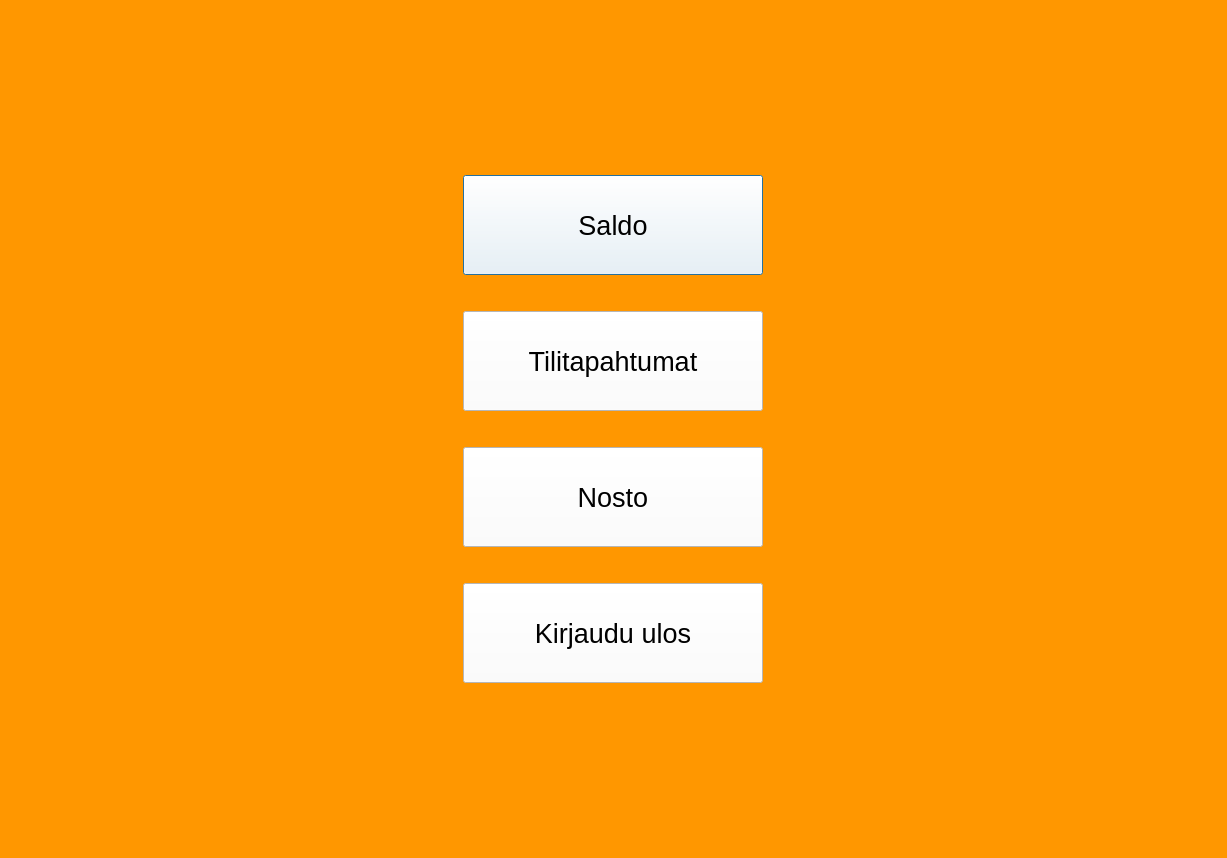
<?xml version="1.0" encoding="UTF-8"?>
<ui version="4.0">
 <class>Paasivu</class>
 <widget class="QDialog" name="Paasivu">
  <property name="geometry">
   <rect>
    <x>0</x>
    <y>0</y>
    <width>1227</width>
    <height>858</height>
   </rect>
  </property>
  <property name="windowTitle">
   <string>Dialog</string>
  </property>
  <property name="styleSheet">
   <string notr="true">background-color: rgb(255, 151, 0);</string>
  </property>
  <layout class="QGridLayout" name="gridLayout">
   <item row="0" column="0">
    <layout class="QVBoxLayout" name="verticalLayout">
     <item>
      <widget class="QPushButton" name="pushButton_Saldo">
       <property name="sizePolicy">
        <sizepolicy hsizetype="Expanding" vsizetype="Expanding">
         <horstretch>0</horstretch>
         <verstretch>0</verstretch>
        </sizepolicy>
       </property>
       <property name="maximumSize">
        <size>
         <width>300</width>
         <height>100</height>
        </size>
       </property>
       <property name="font">
        <font>
         <pointsize>20</pointsize>
        </font>
       </property>
       <property name="styleSheet">
        <string notr="true">background-color: rgb(255, 255, 255);</string>
       </property>
       <property name="text">
        <string>Saldo</string>
       </property>
      </widget>
     </item>
     <item>
      <spacer name="verticalSpacer">
       <property name="orientation">
        <enum>Qt::Vertical</enum>
       </property>
       <property name="sizeType">
        <enum>QSizePolicy::Fixed</enum>
       </property>
       <property name="sizeHint" stdset="0">
        <size>
         <width>20</width>
         <height>30</height>
        </size>
       </property>
      </spacer>
     </item>
     <item>
      <widget class="QPushButton" name="pushButton_Tilitapahtumat">
       <property name="sizePolicy">
        <sizepolicy hsizetype="Expanding" vsizetype="Expanding">
         <horstretch>0</horstretch>
         <verstretch>0</verstretch>
        </sizepolicy>
       </property>
       <property name="maximumSize">
        <size>
         <width>300</width>
         <height>100</height>
        </size>
       </property>
       <property name="font">
        <font>
         <pointsize>20</pointsize>
        </font>
       </property>
       <property name="styleSheet">
        <string notr="true">background-color: rgb(255, 255, 255);</string>
       </property>
       <property name="text">
        <string>Tilitapahtumat</string>
       </property>
      </widget>
     </item>
     <item>
      <spacer name="verticalSpacer_2">
       <property name="orientation">
        <enum>Qt::Vertical</enum>
       </property>
       <property name="sizeType">
        <enum>QSizePolicy::Fixed</enum>
       </property>
       <property name="sizeHint" stdset="0">
        <size>
         <width>20</width>
         <height>30</height>
        </size>
       </property>
      </spacer>
     </item>
     <item>
      <widget class="QPushButton" name="pushButton_Nosto">
       <property name="sizePolicy">
        <sizepolicy hsizetype="Expanding" vsizetype="Expanding">
         <horstretch>0</horstretch>
         <verstretch>0</verstretch>
        </sizepolicy>
       </property>
       <property name="maximumSize">
        <size>
         <width>300</width>
         <height>100</height>
        </size>
       </property>
       <property name="font">
        <font>
         <pointsize>20</pointsize>
        </font>
       </property>
       <property name="styleSheet">
        <string notr="true">background-color: rgb(255, 255, 255);</string>
       </property>
       <property name="text">
        <string>Nosto</string>
       </property>
      </widget>
     </item>
     <item>
      <spacer name="verticalSpacer_3">
       <property name="orientation">
        <enum>Qt::Vertical</enum>
       </property>
       <property name="sizeType">
        <enum>QSizePolicy::Fixed</enum>
       </property>
       <property name="sizeHint" stdset="0">
        <size>
         <width>20</width>
         <height>30</height>
        </size>
       </property>
      </spacer>
     </item>
     <item>
      <widget class="QPushButton" name="pushButton_Peruuta">
       <property name="sizePolicy">
        <sizepolicy hsizetype="Expanding" vsizetype="Expanding">
         <horstretch>0</horstretch>
         <verstretch>0</verstretch>
        </sizepolicy>
       </property>
       <property name="maximumSize">
        <size>
         <width>300</width>
         <height>100</height>
        </size>
       </property>
       <property name="font">
        <font>
         <pointsize>20</pointsize>
        </font>
       </property>
       <property name="styleSheet">
        <string notr="true">background-color: rgb(255, 255, 255);</string>
       </property>
       <property name="text">
        <string>Kirjaudu ulos</string>
       </property>
      </widget>
     </item>
    </layout>
   </item>
  </layout>
 </widget>
 <resources/>
 <connections/>
</ui>
